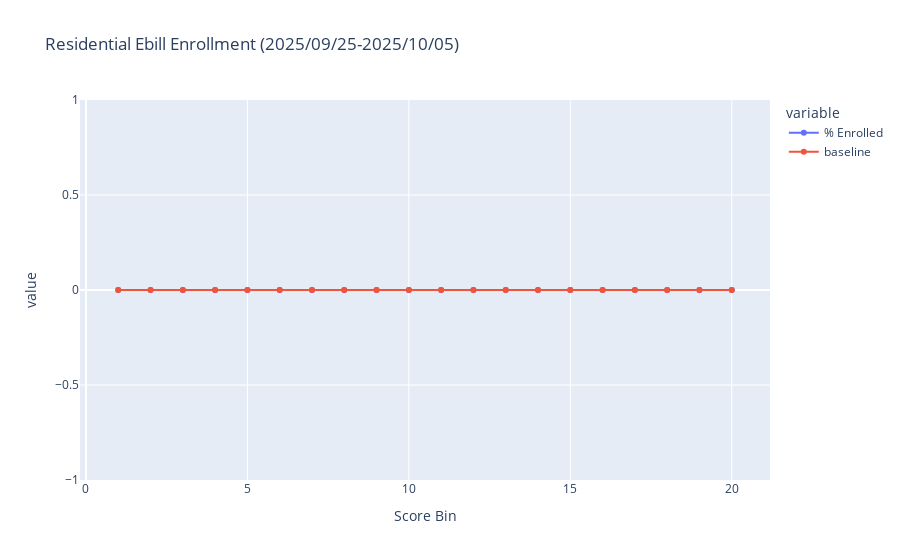

Notebook code cell kept with this figure:
### Code cell
# Divide the score into 20 bins
num_bins=20
labels=list(range(20, 0, -1))
labels

pred_file_val2=pred_file_val[pred_file_val['seg']=='resi']
pred_file_val2['Score Bin']=pd.qcut(pred_file_val2['enroll_score'], q=20, labels=labels)

forline=pred_file_val2.groupby('Score Bin')['y'].mean().reset_index()
forline.rename(columns={'y': '% Enrolled'}, inplace=True)
forline['baseline']=pred_file_val2['y'].mean()
print(forline)
fig = px.line(forline, x='Score Bin', y=['% Enrolled', 'baseline'], title='Residential Ebill Enrollment (2025/09/25-2025/10/05)', 
              markers=True)
fig.show()

### Figure 1 — Plotly figure (JSON) as saved in the notebook; plotly's stock layout.template omitted (floating-point values rounded to 4 significant figures)
{"data": [{"hovertemplate": "variable=% Enrolled<br>Score Bin=%{x}<br>value=%{y}<extra></extra>", "legendgroup": "% Enrolled", "line": {"color": "#636efa", "dash": "solid"}, "marker": {"symbol": "circle"}, "mode": "lines+markers", "name": "% Enrolled", "orientation": "v", "showlegend": true, "type": "scatter", "x": [20, 19, 18, 17, 16, 15, 14, 13, 12, 11, 10, 9, 8, 7, 6, 5, 4, 3, 2, 1], "xaxis": "x", "y": [0.0, 0.0, 0.0, 0.0, 0.0, 0.0, 0.0, 0.0, 0.0, 0.0, 0.0, 0.0, 0.0, 0.0, 0.0, 0.0, 0.0, 0.0, 0.0, 0.0], "yaxis": "y"}, {"hovertemplate": "variable=baseline<br>Score Bin=%{x}<br>value=%{y}<extra></extra>", "legendgroup": "baseline", "line": {"color": "#EF553B", "dash": "solid"}, "marker": {"symbol": "circle"}, "mode": "lines+markers", "name": "baseline", "orientation": "v", "showlegend": true, "type": "scatter", "x": [20, 19, 18, 17, 16, 15, 14, 13, 12, 11, 10, 9, 8, 7, 6, 5, 4, 3, 2, 1], "xaxis": "x", "y": [0.0, 0.0, 0.0, 0.0, 0.0, 0.0, 0.0, 0.0, 0.0, 0.0, 0.0, 0.0, 0.0, 0.0, 0.0, 0.0, 0.0, 0.0, 0.0, 0.0], "yaxis": "y"}], "layout": {"autosize": true, "legend": {"title": {"text": "variable"}, "tracegroupgap": 0}, "title": {"text": "Residential Ebill Enrollment (2025/09/25-2025/10/05)"}, "xaxis": {"anchor": "y", "autorange": true, "domain": [0, 1], "range": [-0.2119, 21.21], "title": {"text": "Score Bin"}, "type": "linear"}, "yaxis": {"anchor": "x", "autorange": true, "domain": [0, 1], "range": [-1, 1], "title": {"text": "value"}, "type": "linear"}}}
